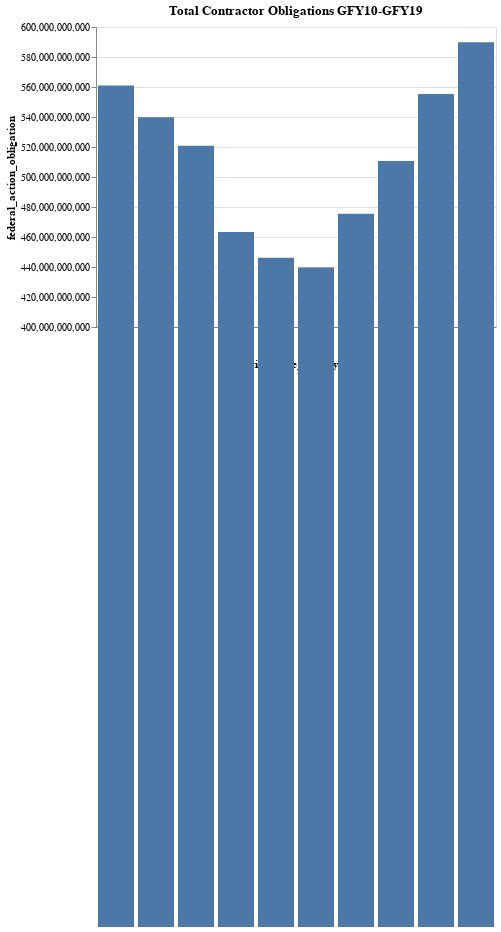

Here is the notebook cell this chart was saved with:
### Code cell
source = df_obligations_gfy[df_obligations_gfy['action_date_fiscal_year'] != '2020'] 

alt.Chart(source, title="Total Contractor Obligations GFY10-GFY19").mark_bar().encode(
    x=alt.X('action_date_fiscal_year'),
    y=alt.Y('federal_action_obligation', scale = alt.Scale(domain=[4e11,6e11])),
    tooltip=[alt.Tooltip('federal_action_obligation')]
).properties(
    width=400,
    height=300
)

### Figure 1 — Vega-Lite specification as saved in the notebook (floating-point values rounded to 4 significant figures)
{"config": {"view": {"continuousWidth": 400, "continuousHeight": 300}}, "data": {"name": "data-abe8514edc569741f7962156a59e3158"}, "mark": "bar", "encoding": {"tooltip": [{"type": "quantitative", "field": "federal_action_obligation"}], "x": {"type": "nominal", "field": "action_date_fiscal_year"}, "y": {"type": "quantitative", "field": "federal_action_obligation", "scale": {"domain": [400000000000.0, 600000000000.0]}}}, "height": 300, "title": "Total Contractor Obligations GFY10-GFY19", "width": 400, "$schema": "https://vega.github.io/schema/vega-lite/v4.8.1.json", "datasets": {"data-abe8514edc569741f7962156a59e3158": [{"action_date_fiscal_year": "2010", "federal_action_obligation": 561000000000.0}, {"action_date_fiscal_year": "2011", "federal_action_obligation": 539800000000.0}, {"action_date_fiscal_year": "2012", "federal_action_obligation": 520800000000.0}, {"action_date_fiscal_year": "2013", "federal_action_obligation": 463400000000.0}, {"action_date_fiscal_year": "2014", "federal_action_obligation": 446200000000.0}, {"action_date_fiscal_year": "2015", "federal_action_obligation": 439700000000.0}, {"action_date_fiscal_year": "2016", "federal_action_obligation": 475400000000.0}, {"action_date_fiscal_year": "2017", "federal_action_obligation": 510600000000.0}, {"action_date_fiscal_year": "2018", "federal_action_obligation": 555300000000.0}, {"action_date_fiscal_year": "2019", "federal_action_obligation": 589900000000.0}]}}
